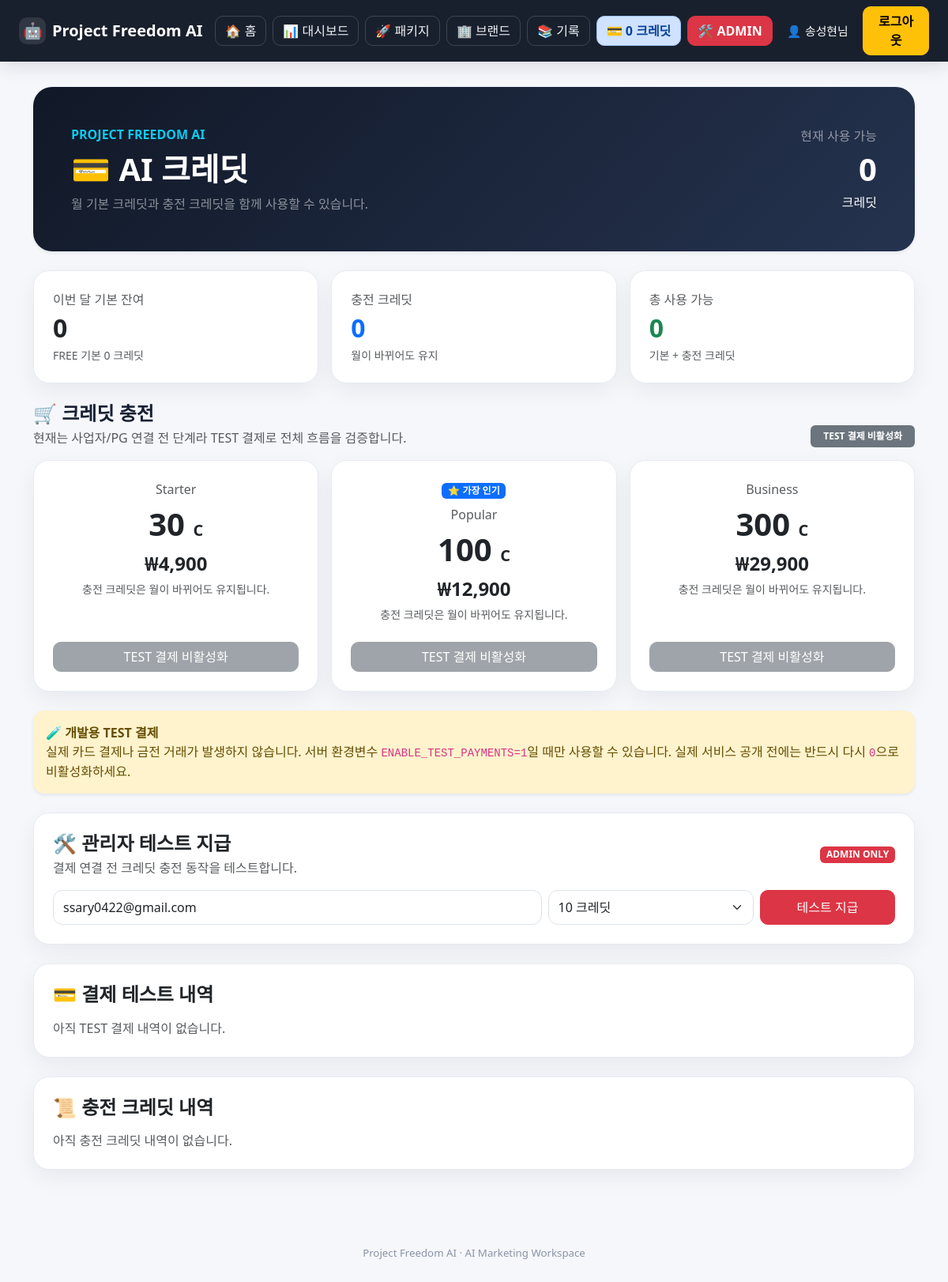
The page /credits (signed in) on the database as committed earlier.
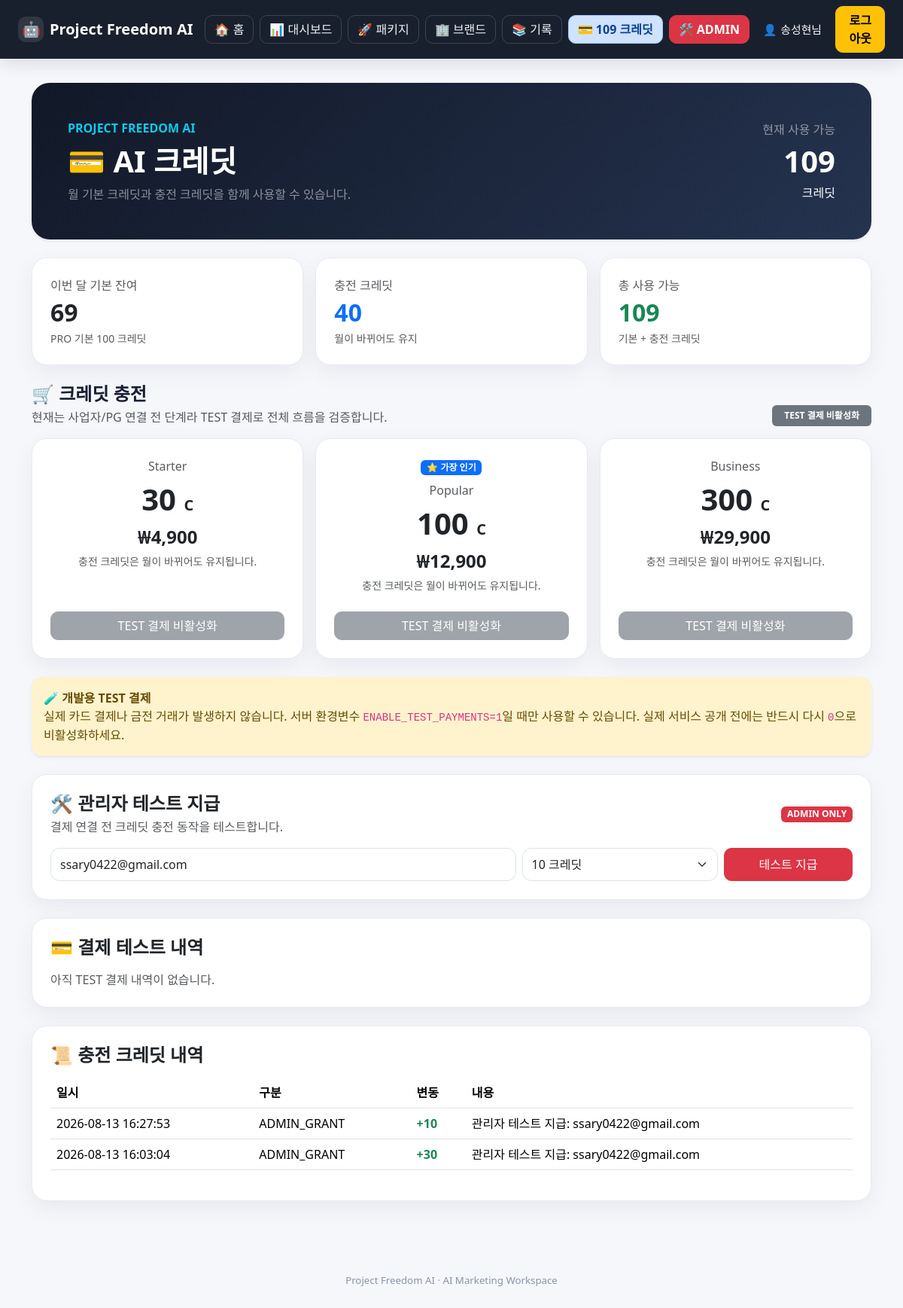
The same page on the database as committed later.
### tables this page shows
CREATE TABLE users (
            id INTEGER PRIMARY KEY AUTOINCREMENT,
            email TEXT NOT NULL UNIQUE,
            username TEXT NOT NULL,
            password_hash TEXT NOT NULL,
            created_at TEXT NOT NULL
        , plan TEXT NOT NULL DEFAULT 'FREE', is_admin INTEGER NOT NULL DEFAULT 0, trial_eligible INTEGER NOT NULL DEFAULT 0, trial_reason TEXT NOT NULL DEFAULT '');

CREATE TABLE ai_credit_transactions (
            id INTEGER PRIMARY KEY AUTOINCREMENT,
            user_id INTEGER NOT NULL,
            amount INTEGER NOT NULL,
            kind TEXT NOT NULL,
            note TEXT,
            created_at TEXT NOT NULL
        );

### routes/credits.py (the view)
@credits_bp.route("/credits")
@login_required
def credits():
    user_id = session["user_id"]
    status = _sync_credit_session(user_id)
    return render_template(
        "credits.html",
        status=status,
        transactions=get_credit_transactions(
            user_id,
            30
        ),
        is_admin=is_user_admin(user_id),
        granted=request.args.get(
            "granted",
            ""
        ),
        payment=request.args.get(
            "payment",
            ""
        ),
        payment_credits=request.args.get(
            "payment_credits",
            ""
        ),
        products=CREDIT_PRODUCTS,
        test_payments_enabled=_test_payments_enabled(),
        payments=get_user_payments(
            user_id,
            30
        ),
    )

### database/db.py (called while the page is built)
def _connect():
    return sqlite3.connect(str(DB_PATH))

def get_user_payments(user_id, limit=30):
    init_db()
    conn = _connect()
    cursor = conn.cursor()
    cursor.execute(
        """
        SELECT
            id,
            order_id,
            product_code,
            amount,
            credits,
            status,
            provider,
            created_at,
            paid_at
        FROM payments
        WHERE user_id = ?
        ORDER BY id DESC
        LIMIT ?
        """,
        (
            user_id,
            int(limit),
        )
    )
    rows = cursor.fetchall()
    conn.close()
    return rows

### database/users.py (called while the page is built)
def _connect():
    conn = sqlite3.connect(str(DB_PATH))
    conn.row_factory = sqlite3.Row
    return conn

def get_user_by_id(user_id):
    init_users_table()
    conn = _connect()
    cursor = conn.cursor()
    cursor.execute("""
        SELECT
            id,
            email,
            username,
            created_at,
            plan,
            is_admin,
            trial_eligible,
            trial_reason
        FROM users
        WHERE id = ?
    """, (
        user_id,
    ))
    row = cursor.fetchone()
    conn.close()
    return row

### templates/credits.html (shortened to what the changed rows need)
{% extends "base.html" %}
{% block content %}
<div class="container pb-5">
    <section class="hero shadow-sm p-4 p-md-5 mb-4">
        <div class="d-flex justify-content-between align-items-center flex-wrap gap-3">
            <div>
                <h1 class="fw-bold mb-2">
                    💳 AI 크레딧
                </h1>
            </div>
            <div class="text-end">
                <div class="text-white-50">
                    현재 사용 가능
                </div>
                <div class="credit-number">
                    {{ status.remaining }}
                </div>
                <div>크레딧</div>
            </div>
        </div>
    </section>
    <div class="row g-3 mb-4">
        <div class="col-md-4">
            <div class="card credit-card shadow-sm h-100">
                <div class="card-body p-4">
                    <div class="text-muted">
                        이번 달 기본 잔여
                    </div>
                    <div class="fs-2 fw-bold">
                        {{ status.base_remaining }}
                    </div>
                    <div class="small text-muted">
                        {{ status.plan }} 기본 {{ status.limit }} 크레딧
                    </div>
                </div>
            </div>
        </div>
        <div class="col-md-4">
            <div class="card credit-card shadow-sm h-100">
                <div class="card-body p-4">
                    <div class="text-muted">
                        충전 크레딧
                    </div>
                    <div class="fs-2 fw-bold text-primary">
                        {{ status.bonus_balance }}
                    </div>
                    <div class="small text-muted">
                        월이 바뀌어도 유지
                    </div>
                </div>
            </div>
        </div>
        <div class="col-md-4">
            <div class="card credit-card shadow-sm h-100">
                <div class="card-body p-4">
                    <div class="text-muted">
                        총 사용 가능
                    </div>
                    <div class="fs-2 fw-bold text-success">
                        {{ status.remaining }}
                    </div>
                    <div class="small text-muted">
                        기본 + 충전 크레딧
                    </div>
                </div>
            </div>
        </div>
    </div>
    <div class="row g-3 mb-4">
        {% for code, product in products.items() %}
        <div class="col-md-4">
            <div class="card credit-card shadow-sm h-100
                {% if code == 'popular' %}border-primary{% endif %}">
                <div class="card-body p-4 text-center d-flex flex-column">
                    {% if code == 'popular' %}
                    <div class="mb-2">
                        <span class="badge text-bg-primary">
                            ⭐ 가장 인기
                        </span>
                    </div>
                    {% endif %}
                    <div class="text-muted">
                        {{ product.name }}
                    </div>
                    <div class="display-6 fw-bold my-2">
                        {{ product.credits }}
                        <span class="fs-5">C</span>
                    </div>
                    <div class="fs-4 fw-bold mb-1">
                        ₩{{ "{:,}".format(product.amount) }}
                    </div>
                    <div class="small text-muted mb-4">
                        충전 크레딧은 월이 바뀌어도 유지됩니다.
                    </div>
                    <div class="mt-auto">
                        {% if test_payments_enabled %}
                        <form
                            method="POST"
                            action="/credits/test-purchase"
                            onsubmit="return confirm('실제 결제가 아닌 TEST 구매입니다. 계속할까요?');">
                            <input
                                type="hidden"
                                name="product_code"
                                value="{{ code }}">
                            <button
                                type="submit"
                                class="btn {% if code == 'popular' %}btn-primary{% else %}btn-dark{% endif %} w-100">
                                🧪 TEST 구매
                            </button>
                        </form>
                        {% else %}
                        <button
                            class="btn btn-secondary w-100"
                            disabled>
                            TEST 결제 비활성화
                        </button>
                        {% endif %}
                    </div>
                </div>
            </div>
        </div>
        {% endfor %}
    </div>
    <div class="card credit-card shadow-sm">
        <div class="card-body p-4">
            <h4 class="fw-bold mb-3">
                📜 충전 크레딧 내역
            </h4>
            {% if transactions %}
            <div class="table-responsive">
                <table class="table align-middle">
                    <thead>
                        <tr>
                            <th>일시</th>
                            <th>구분</th>
                            <th>변동</th>
                            <th>내용</th>
                        </tr>
                    </thead>
                    <tbody>
                        {% for tx in transactions %}
                        <tr>
                            <td>
                                {{ tx['created_at'] }}
                            </td>
                            <td>
                                {{ tx['kind'] }}
                            </td>
                            <td class="fw-bold {{ 'text-success' if tx['amount'] > 0 else 'text-danger' }}">
                                {{ '+' if tx['amount'] > 0 else '' }}{{ tx['amount'] }}
                            </td>
                            <td>
                                {{ tx['note'] or '-' }}
                            </td>
                        </tr>
                        {% endfor %}
                    </tbody>
                </table>
            </div>
            {% else %}
            <div class="text-muted">
                아직 충전 크레딧 내역이 없습니다.
            </div>
            {% endif %}
        </div>
    </div>
</div>
{% endblock %}

### templates/_navbar.html (shortened to what this page needs)
<nav class="navbar navbar-expand-xl navbar-dark pf-navbar sticky-top">
    <div class="container-fluid px-3 px-lg-4">
        <a class="navbar-brand fw-bold d-flex align-items-center gap-2" href="/">
            <span class="pf-logo">🤖</span>
            <span>Project Freedom AI</span>
        </a>
        <div class="collapse navbar-collapse mt-3 mt-xl-0" id="pfMainNav">
            <div class="navbar-nav ms-auto gap-2 align-items-xl-center">
                <a
                    class="btn pf-nav-btn {% if request.path == '/' or request.path.startswith('/blog') or request.path.startswith('/sns') %}pf-nav-active{% endif %}"
                    href="/">
                    🏠 홈
                </a>
                {% if session.get("user_id") %}
                <a
                    class="btn pf-nav-btn {% if request.path.startswith('/dashboard') %}pf-nav-active{% endif %}"
                    href="/dashboard">
                    📊 대시보드
                </a>
                <a
                    class="btn pf-nav-btn {% if request.path.startswith('/package') %}pf-nav-active{% endif %}"
                    href="/package">
                    🚀 패키지
                </a>
                <a
                    class="btn pf-nav-btn {% if request.path.startswith('/profiles') %}pf-nav-active{% endif %}"
                    href="/profiles">
                    🏢 브랜드
                </a>
                <a
                    class="btn pf-nav-btn {% if request.path.startswith('/history') %}pf-nav-active{% endif %}"
                    href="/history">
                    📚 기록
                </a>
                <a
                    class="btn pf-credit-pill {% if request.path.startswith('/credits') %}pf-credit-active{% endif %}"
                    href="/credits"
                    title="크레딧 충전 및 내역">
                    💳 {{ session.get("plan_remaining", 0) }} 크레딧
                </a>
                {% if session.get("is_admin") %}
                <a
                    class="btn pf-admin-btn {% if request.path.startswith('/admin') %}pf-admin-active{% endif %}"
                    href="/admin">
                    🛠 ADMIN
                </a>
                {% endif %}
                <div class="pf-user-chip">
                    👤 {{ session.get("user_name") }}님
                </div>
                <a class="btn btn-warning fw-semibold" href="/logout">
                    로그아웃
                </a>
                {% endif %}
            </div>
        </div>
    </div>
</nav>

Rows that differ between the two databases and show on the page:
changed users "송성현": plan "FREE" → "PRO"
added ai_credit_transactions: created_at "2026-08-13 16:27:53", kind "ADMIN_GRANT", amount "+", amount "10", note "관리자 테스트 지급: ssary0422@gmail.com"
added ai_credit_transactions: created_at "2026-08-13 16:03:04", kind "ADMIN_GRANT", amount "+", amount "30", note "관리자 테스트 지급: ssary0422@gmail.com"
Other text that changed with them:
{{ session.get("plan_remaining", 0) }}: "0" → "109"
{{ status.remaining }}: "0" → "109"
{{ status.base_remaining }}: "0" → "69"
{{ status.limit }}: "0" → "100"
{{ status.bonus_balance }}: "0" → "40"
text no longer shown: "아직 충전 크레딧 내역이 없습니다."
text now shown: "일시 구분 변동 내용"
